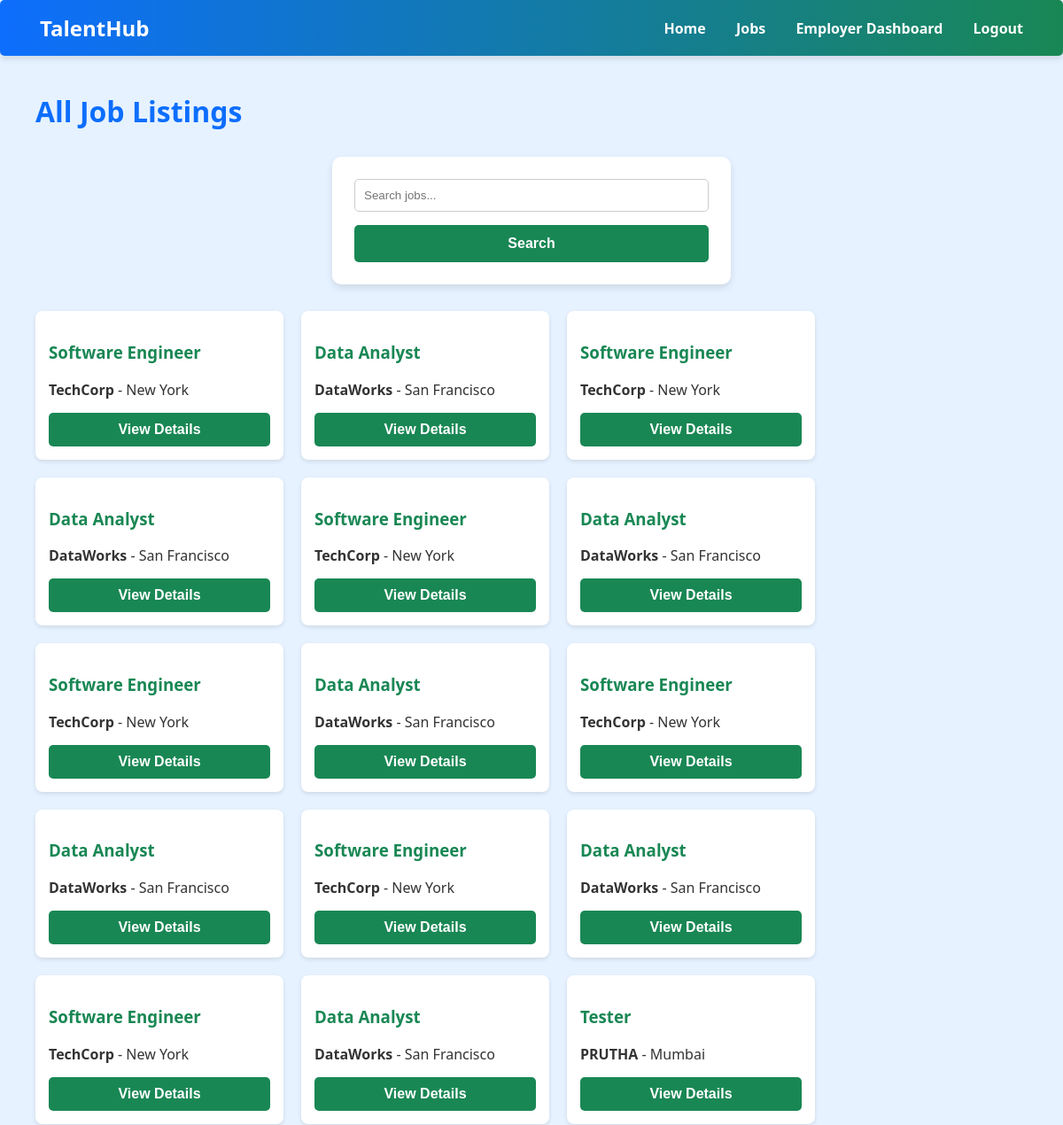
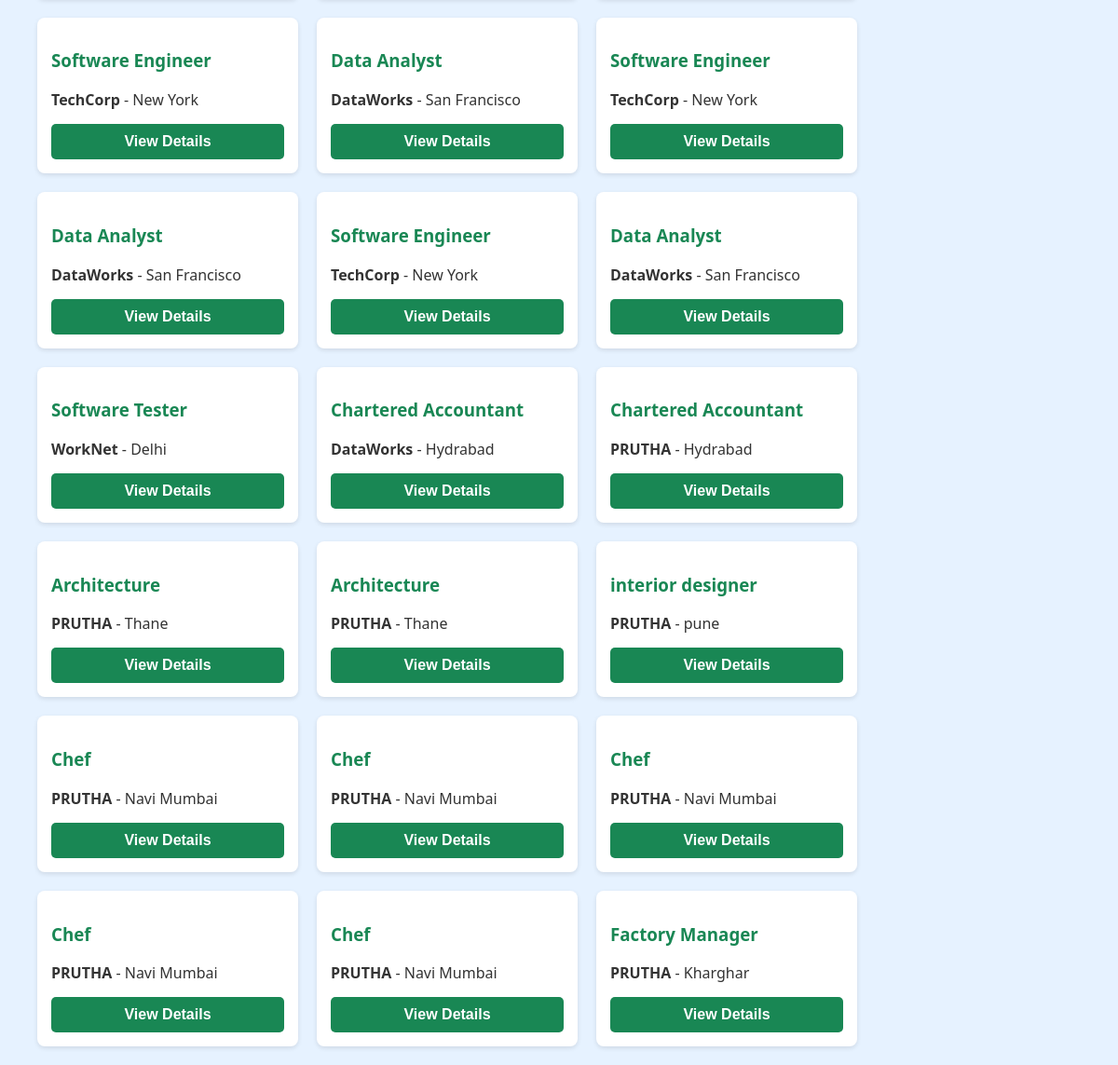
The page /jobs (signed in) on the database its author committed (2 pictures, top to bottom).
### tables this page shows
CREATE TABLE jobs (
                    id INTEGER PRIMARY KEY AUTOINCREMENT,
                    title TEXT,
                    company TEXT,
                    location TEXT,
                    description TEXT, salary TEXT, joining_date TEXT, qualifications TEXT, experience TEXT, qualification TEXT);

### jobboard/app.py (the view)
@app.route('/jobs')
def jobs():
    search = request.args.get('search', '')
    conn = sqlite3.connect('database.db')
    c = conn.cursor()
    if search:
        c.execute("SELECT * FROM jobs WHERE title LIKE ?", ('%' + search + '%',))
    else:
        c.execute("SELECT * FROM jobs")
    jobs_list = c.fetchall()
    conn.close()
    return render_template('jobs.html', jobs=jobs_list)

### templates/jobs.html
{% extends 'base.html' %}
{% block content %}
<h1>All Job Listings</h1>
<form method="get">
    <input type="text" name="search" placeholder="Search jobs..." value="{{ request.args.get('search','') }}">
    <input type="submit" value="Search">
</form>
<div class="jobs-grid">
    {% for job in jobs %}
    <div class="job-card">
        <h3>{{ job[1] }}</h3>
        <p><strong>{{ job[2] }}</strong> - {{ job[3] }}</p>
        <a href="{{ url_for('job_detail', job_id=job[0]) }}"><button>View Details</button></a>
    </div>
    {% endfor %}
</div>
{% endblock %}

### static/styles.css (style rules this page uses)
body { font-family: 'Segoe UI', Tahoma, Geneva, Verdana, sans-serif; margin: 0; padding: 0; background-color: #e6f2ff; color: #333; }
h1, h2 { color: #0d6efd; }
.jobs-grid { display: flex; flex-wrap: wrap; gap: 20px; }
.job-card { background-color: #fff; border-radius: 8px; box-shadow: 0 2px 5px rgba(0,0,0,0.1); padding: 15px; width: 250px; transition: transform 0.2s, box-shadow 0.2s; }
.job-card h3 { color: #198754; }
.job-card p { margin: 5px 0; }
.job-card a button { margin-top: 10px; padding: 10px 20px; background-color: #198754; border: none; color: white; border-radius: 5px; cursor: pointer; }
form { max-width: 400px; margin: 30px auto; padding: 25px; background-color: #ffffff; border-radius: 10px; box-shadow: 0 4px 8px rgba(0,0,0,0.1); }
form input[type="text"], form input[type="password"], form select, form textarea, form input[type="file"] { border: 1px solid #ccc; padding: 10px; border-radius: 5px; width: 100%; box-sizing: border-box; }
form input[type="submit"], button { width: 100%; margin-top: 15px; padding: 12px; font-size: 16px; background-color: #198754; color: white; border: none; border-radius: 5px; cursor: pointer; font-weight: bold; }

### rows shown on the page
jobs: title "Software Engineer", company "TechCorp", location "New York"
jobs: title "Data Analyst", company "DataWorks", location "San Francisco"
jobs: title "Software Engineer", company "TechCorp", location "New York"
jobs: title "Data Analyst", company "DataWorks", location "San Francisco"
jobs: title "Software Engineer", company "TechCorp", location "New York"
jobs: title "Data Analyst", company "DataWorks", location "San Francisco"
jobs: title "Software Engineer", company "TechCorp", location "New York"
jobs: title "Data Analyst", company "DataWorks", location "San Francisco"
jobs: title "Software Engineer", company "TechCorp", location "New York"
jobs: title "Data Analyst", company "DataWorks", location "San Francisco"
jobs: title "Software Engineer", company "TechCorp", location "New York"
jobs: title "Data Analyst", company "DataWorks", location "San Francisco"
jobs: title "Software Engineer", company "TechCorp", location "New York"
jobs: title "Data Analyst", company "DataWorks", location "San Francisco"
jobs: title "Tester", company "PRUTHA", location "Mumbai"
jobs: title "Software Engineer", company "TechCorp", location "New York"
jobs: title "Data Analyst", company "DataWorks", location "San Francisco"
jobs: title "Software Engineer", company "TechCorp", location "New York"
jobs: title "Data Analyst", company "DataWorks", location "San Francisco"
jobs: title "Software Engineer", company "TechCorp", location "New York"
jobs: title "Data Analyst", company "DataWorks", location "San Francisco"
jobs: title "Software Tester", company "WorkNet", location "Delhi"
jobs: title "Chartered Accountant", company "DataWorks", location "Hydrabad"
jobs: title "Chartered Accountant", company "PRUTHA", location "Hydrabad"
jobs: title "Architecture", company "PRUTHA", location "Thane"
jobs: title "Architecture", company "PRUTHA", location "Thane"
jobs: title "interior designer", company "PRUTHA", location "pune"
jobs: title "Chef", company "PRUTHA", location "Navi Mumbai"
jobs: title "Chef", company "PRUTHA", location "Navi Mumbai"
jobs: title "Chef", company "PRUTHA", location "Navi Mumbai"
jobs: title "Chef", company "PRUTHA", location "Navi Mumbai"
jobs: title "Chef", company "PRUTHA", location "Navi Mumbai"
jobs: title "Factory Manager", company "PRUTHA", location "Kharghar"
